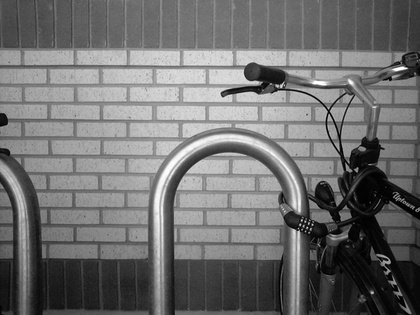
%> input picture matlab/images/image1.jpg, 420 x 315 px, shrunk from 640 x 480 before the run
$ octave que3.m   (GNU Octave 9; MATLAB toolbox functions it lacks are replaced by stand-ins)
%> lines starting %> are read from the running program, lines starting %| are printed output that depends on the picture
### matlab/convolution.m
function output = convolution(image,kernel)

% Filp the kernel
flippedKernel = flip(flip(kernel,1),2);

% Finding the dimentions of the image and the kernel
imageSize = size(image);
kernelSize = size(kernel);

% Finding the ouptut dimention
outputSize = imageSize-kernelSize+1;

output = zeros(outputSize);

for i = 1:outputSize(1)
    for j = 1:outputSize(2)
       output(i,j) = sum(sum(image(i : i+kernelSize(1)-1,j:j+kernelSize(2)-1) .* flippedKernel));
    end
end

end

### matlab/que3.m
% Reading the image
img = double(imread('CV_Lab_01_Images/image1.jpg'));
%> img: size 315x420 double; min 0, max 255, mean 112.2; mean of the top-left, top-right, bottom-left and bottom-right quarters 144.2, 124.8, 103.1, 77.1

% Define the threshold
thresh = 100;

% Define the sobel kernel
Gx = [1 0 -1 ; 2 0 -2 ; 1 0 -1];
Gy = [1 2 1 ; 0 0 0 ; -1 -2 -1];

% Applying the kernels
imgGx = convolution(img,Gx);
%> after the loop in convolution, `for i = 1:outputSize(1)`:
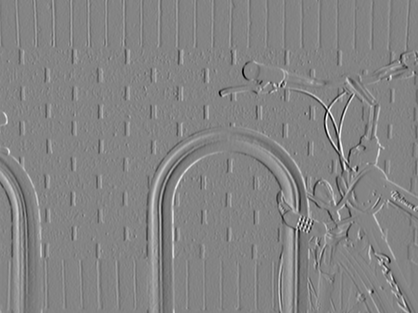
%> output: size 313x418 double; min -738, max 684, mean -0.7; drawn with min black and max white
imgGy = convolution(img,Gy);
%> call 2 of convolution, with kernel = [1 2 1; 0 0 0; -1 -2 -1]
%> after the loop in convolution (call 2), `for i = 1:outputSize(1)`:
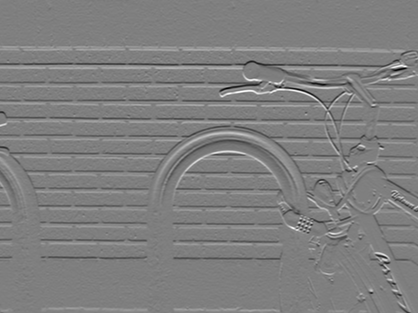
%> output: size 313x418 double; min -792, max 792, mean -0.7; drawn with min black and max white

% Finding |Gx| + |Gy|
imgG = abs(imgGx) + abs(imgGy);
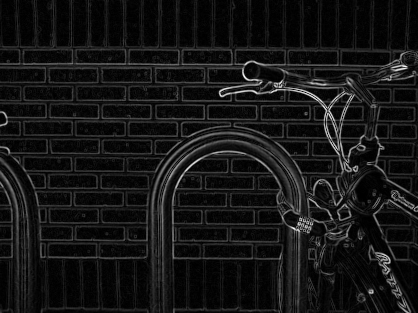
%> imgG: size 313x418 double; min 0, max 1062, mean 90.7; drawn with min black and max white

% Applying the threshold on the image
outImg = (imgG > thresh) + (0*(imgG <= thresh));
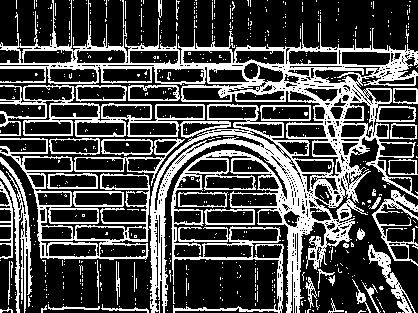
%> outImg: size 313x418 double; values 0 (black) and 1 (white), 29.4% white in thin lines or dots

% Plot the output
imshow(outImg);
